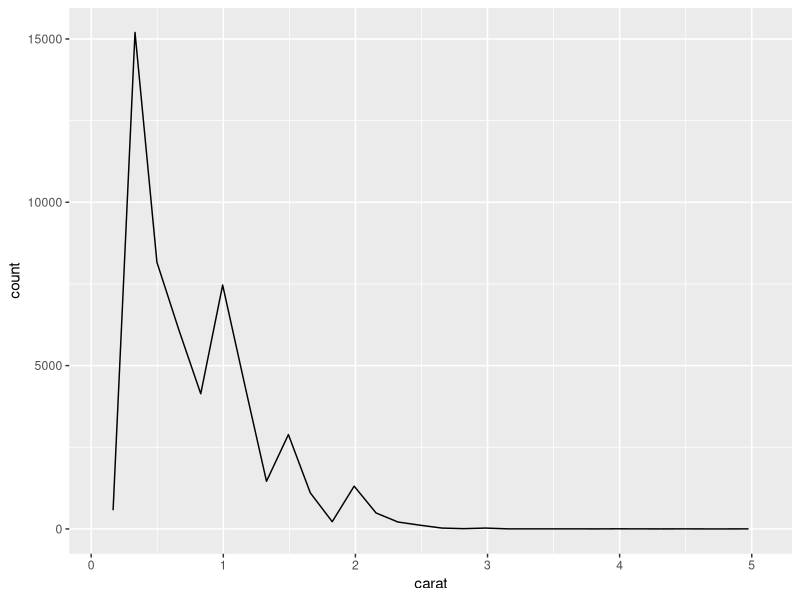
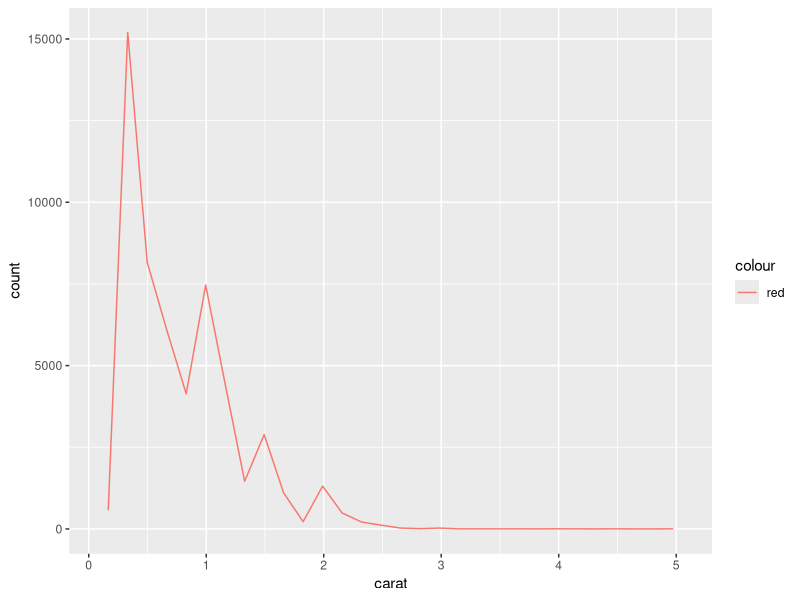
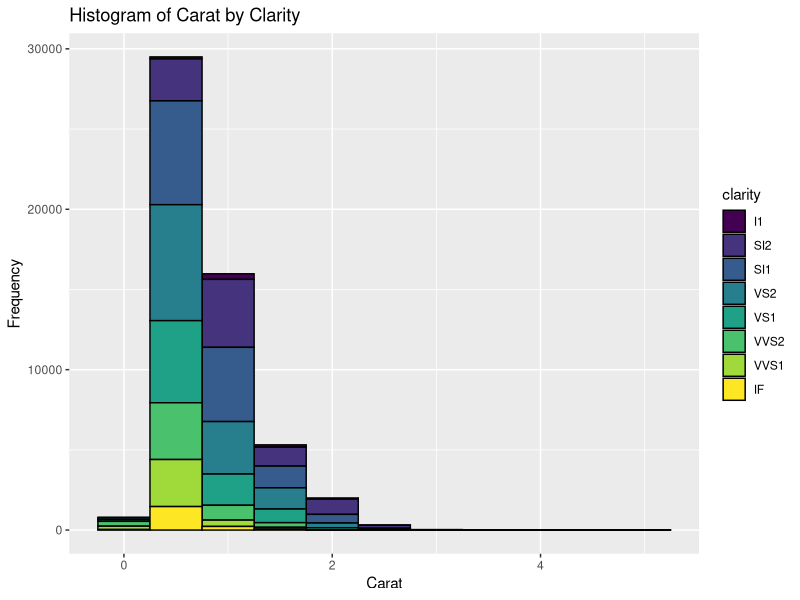
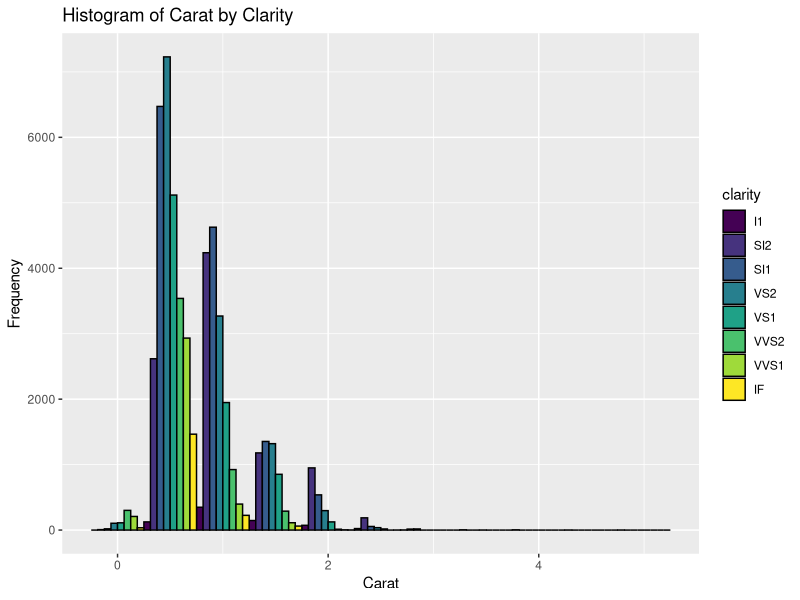

The R script that drew these images, in order:
## ---- chunk 1
library(ggplot2)
## ---- chunk 2
p <- ggplot(data = diamonds)

p <- p + layer(geom = "line", mapping = aes(x = carat, y = ..count..), stat = "bin", position = "identity")

print(p)
## ---- chunk 3
p <- ggplot(data = diamonds)

p <- p + layer(  geom = "line", mapping = aes(x = carat, y = ..count.., color = "red"), stat = "bin",position = "identity")

print(p)
## ---- chunk 4
ggplot(data = diamonds) +
  geom_histogram(aes(x = carat, fill = clarity), color = "black", binwidth = 0.5) +
  labs(title = "Histogram of Carat by Clarity", x = "Carat", y = "Frequency")
## ---- chunk 5
ggplot(data = diamonds) +
  geom_histogram(aes(x = carat, fill = clarity), color = "black", binwidth = 0.5, position = "dodge") +
  labs(title = "Histogram of Carat by Clarity", x = "Carat", y = "Frequency")
